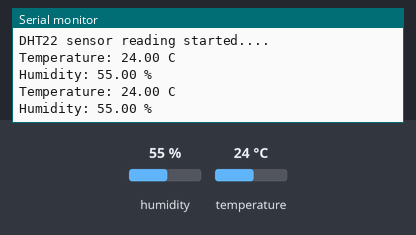
A sketch run on a simulated ESP32. Shown: the last lines printed to the serial monitor. The inputs (shaded band) are chosen by the test bench; at power-on: humidity 55 %, temperature 24 °C.

Above: at 2.8 s.
2.9 s: humidity set to 22 %
At 4.8 s:
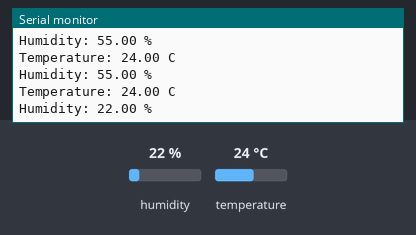
5.6 s: temperature set to 12 °C
At 6.5 s:
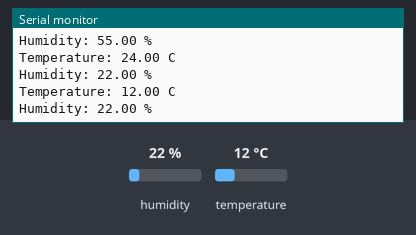
8.3 s: humidity set to 40 %
At 11.2 s:
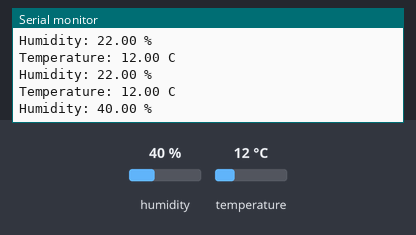
Timing chart, 0 to 12.7 s (numbered marks = the images above; inputs shaded):
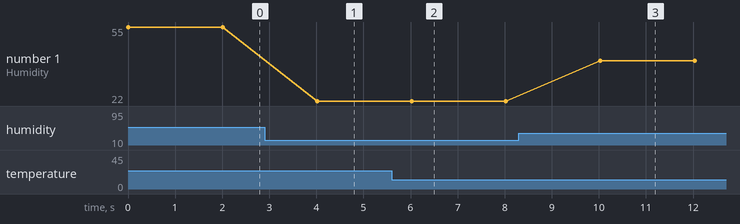

Measured:
- after the input at 2.9 s, the serial monitor: prints a new line after 1.1 s (image 1)
- after the input at 5.6 s, the serial monitor: prints a new line after 0.42 s (image 2)
- after the input at 8.3 s, the serial monitor: prints a new line after 1.7 s (image 3)
- plotted number 1: 22 → 40 after the input at 8.3 s

The sketch:

ESP32_DHT22.ino
```cpp
//Temperature & Humidity monitoring system
//-Read data from sensor- "DHT22"
//-Display output on Serial monitor
//-Microcontroller- "ESP32"

//Library including
#include <DHT.h>  // sensor library

// DHT sensor settings
#define DHTPIN 4        // GPIO connected to DHT22
#define DHTTYPE DHT22
DHT dht (DHTPIN, DHTTYPE); // DHT sensor object

void setup()
  {
    // serial monitor and sensor initializaton
    Serial.begin(115200);
    dht.begin();

    Serial.println("DHT22 sensor reading started....");
  }
void loop()
  {
    float temp = dht.readTemperature();
    float humi = dht.readHumidity();

    // check if readings are valid
    if (isnan(temp) || isnan(humi))
      {
        Serial.println("Failed to read!");
      }
    else
      {
      // print on serial monitor
      Serial.print("Temperature: ");
      Serial.print(temp);
      Serial.println(" C");
      Serial.print("Humidity: ");
      Serial.print(humi);
      Serial.println(" %");
      }
      delay(2000);  // wait 2 sec before next reading
  }


//.........OLED version code........................
/*
//Temperature & Humidity monitoring system
//-Read data from sensor- "DHT22"
//-Display output on OLED
//-Microcontroller- "ESP32"

//Library including
#include <DHT.h>  // sensor library
// OLED library
#include <Wire.h>

#include <Adafruit_BusIO_Register.h>
#include <Adafruit_GenericDevice.h>
#include <Adafruit_I2CDevice.h>
#include <Adafruit_I2CRegister.h>
#include <Adafruit_SPIDevice.h>

#include <Adafruit_GFX.h>

#include <Adafruit_SSD1306.h>
#include <splash.h>

// DHT sensor settings
#define DHTPIN 4        // GPIO connected to DHT22
#define DHTTYPE DHT22
DHT dht (DHTPIN, DHTTYPE); // DHT sensor object

// OLED settings
#define SCREEN_WIDTH 128
#define SCREEN_HEIGHT 64
#define OLED_RESET -1

Adafruit_SSD1306 display(SCREEN_WIDTH, SCREEN_HEIGHT, &Wire, OLED_RESET);

void setup()
  {
    // serial monitor and sensor initializaton
    Serial.begin(115200);
    dht.begin();

    //OLED init
    if (!display.begin(SSD1306_SWITCHCAPVCC, 0x3C))
      {
        Serial.println("OLED not found");
        for(;;); // Don't proceed
      }

      display.clearDisplay();
      display.setTextColor(SSD1306_WHITE);
      display.setTextSize(1);
      display.setCursor(0,0);
      display.println("Initializing..");
      display.display();
      delay(2000);
  }

void loop()
  {
    float temp = dht.readTemperature();
    float humi = dht.readHumidity();

    // check if reads failed
    if (isnan(temp) || isnan(humi))
      {
        Serial.println("Failed to read!");
        return;
      }
      // print on serial monitor
      Serial.print("Temp: ");
      Serial.print(temp);
      Serial.println(" C");
      Serial.print("Humi: ");
      Serial.print(humi);
      Serial.println(" %");

      // display on OLED
      display.clearDisplay();
      display.setCursor(0, 0);
      display.setTextSize(1);
      display.print("DHT22 sensor reading: ");

      display.setTextSize(2);
      display.setCursor(0, 20);
      display.print("Temp: ");
      display.print(temp);
      display.print(" C");

      display.setCursor(0, 45);
      display.print("Humi: ");
      display.print(humi);
      display.print(" %");

      display.display();
      delay(2000);

  }
*/
```
